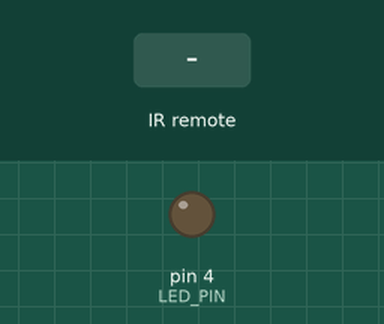
Simulated run of this sketch. Board: Arduino Uno, built with avr-gcc and run on an emulated ATmega328P. Shown: output pins drawn as LEDs (lit = HIGH). The inputs (shaded band) are chosen by the test bench.

Above: at 1.2 s.
1.3 s: infrared code 0x4CB3817E received
At 2.2 s:
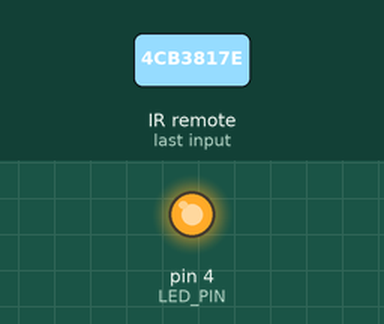
Timing chart, 0 to 4.3 s (numbered marks = the images above; inputs shaded):
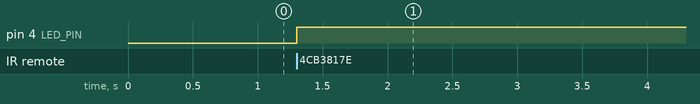

Measured:
- after the input at 1.3 s, pin 4 (LED_PIN): LOW → HIGH at once

The sketch:

receive.ino
```cpp
#include <IRremote.h>

int RECV_PIN = 11;
int LED_PIN=4;
int a=0;
IRrecv irrecv(RECV_PIN);

decode_results results;

void setup()
{
  Serial.begin(9600);
  irrecv.enableIRIn();
  pinMode(LED_PIN,OUTPUT);
}

void loop() {
  if (irrecv.decode(&results)) {
if(results.value==0x4CB3817E &a==0)
{
    digitalWrite(LED_PIN,HIGH);
a=1;
}
else if(results.value==0x4CB3817E &a==1)
{
digitalWrite(LED_PIN,LOW);
a=0;
}
    irrecv.resume();
  }
}
```
